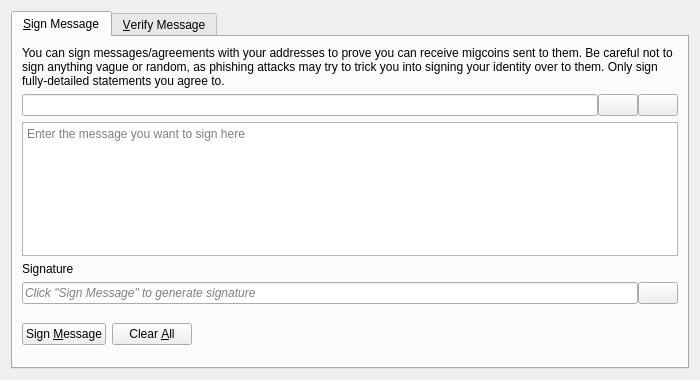
<?xml version="1.0" encoding="UTF-8"?>
<ui version="4.0">
 <class>SignVerifyMessageDialog</class>
 <widget class="QDialog" name="SignVerifyMessageDialog">
  <property name="geometry">
   <rect>
    <x>0</x>
    <y>0</y>
    <width>700</width>
    <height>380</height>
   </rect>
  </property>
  <property name="windowTitle">
   <string>Signatures - Sign / Verify a Message</string>
  </property>
  <property name="modal">
   <bool>true</bool>
  </property>
  <layout class="QVBoxLayout" name="verticalLayout">
   <item>
    <widget class="QTabWidget" name="tabWidget">
     <property name="currentIndex">
      <number>0</number>
     </property>
     <widget class="QWidget" name="tabSignMessage">
      <attribute name="title">
       <string>&amp;Sign Message</string>
      </attribute>
      <layout class="QVBoxLayout" name="verticalLayout_SM">
       <item>
        <widget class="QLabel" name="infoLabel_SM">
         <property name="text">
          <string>You can sign messages/agreements with your addresses to prove you can receive migcoins sent to them. Be careful not to sign anything vague or random, as phishing attacks may try to trick you into signing your identity over to them. Only sign fully-detailed statements you agree to.</string>
         </property>
         <property name="textFormat">
          <enum>Qt::PlainText</enum>
         </property>
         <property name="wordWrap">
          <bool>true</bool>
         </property>
        </widget>
       </item>
       <item>
        <layout class="QHBoxLayout" name="horizontalLayout_1_SM">
         <property name="spacing">
          <number>0</number>
         </property>
         <item>
          <widget class="QValidatedLineEdit" name="addressIn_SM">
           <property name="toolTip">
            <string>The Migcoin address to sign the message with</string>
           </property>
          </widget>
         </item>
         <item>
          <widget class="QPushButton" name="addressBookButton_SM">
           <property name="toolTip">
            <string>Choose previously used address</string>
           </property>
           <property name="text">
            <string/>
           </property>
           <property name="icon">
            <iconset resource="../migcoin.qrc">
             <normaloff>:/icons/address-book</normaloff>:/icons/address-book</iconset>
           </property>
           <property name="shortcut">
            <string>Alt+A</string>
           </property>
           <property name="autoDefault">
            <bool>false</bool>
           </property>
          </widget>
         </item>
         <item>
          <widget class="QPushButton" name="pasteButton_SM">
           <property name="toolTip">
            <string>Paste address from clipboard</string>
           </property>
           <property name="text">
            <string/>
           </property>
           <property name="icon">
            <iconset resource="../migcoin.qrc">
             <normaloff>:/icons/editpaste</normaloff>:/icons/editpaste</iconset>
           </property>
           <property name="shortcut">
            <string>Alt+P</string>
           </property>
           <property name="autoDefault">
            <bool>false</bool>
           </property>
          </widget>
         </item>
        </layout>
       </item>
       <item>
        <widget class="QPlainTextEdit" name="messageIn_SM">
         <property name="toolTip">
          <string>Enter the message you want to sign here</string>
         </property>
         <property name="placeholderText">
          <string>Enter the message you want to sign here</string>
         </property>
        </widget>
       </item>
       <item>
        <widget class="QLabel" name="signatureLabel_SM">
         <property name="text">
          <string>Signature</string>
         </property>
         <property name="textFormat">
          <enum>Qt::PlainText</enum>
         </property>
        </widget>
       </item>
       <item>
        <layout class="QHBoxLayout" name="horizontalLayout_2_SM">
         <property name="spacing">
          <number>0</number>
         </property>
         <item>
          <widget class="QLineEdit" name="signatureOut_SM">
           <property name="placeholderText">
            <string>Click "Sign Message" to generate signature</string>
           </property>
           <property name="font">
            <font>
             <italic>true</italic>
            </font>
           </property>
           <property name="readOnly">
            <bool>true</bool>
           </property>
          </widget>
         </item>
         <item>
          <widget class="QPushButton" name="copySignatureButton_SM">
           <property name="toolTip">
            <string>Copy the current signature to the system clipboard</string>
           </property>
           <property name="text">
            <string/>
           </property>
           <property name="icon">
            <iconset resource="../migcoin.qrc">
             <normaloff>:/icons/editcopy</normaloff>:/icons/editcopy</iconset>
           </property>
           <property name="autoDefault">
            <bool>false</bool>
           </property>
          </widget>
         </item>
        </layout>
       </item>
       <item>
        <layout class="QHBoxLayout" name="horizontalLayout_3_SM">
         <item>
          <widget class="QPushButton" name="signMessageButton_SM">
           <property name="toolTip">
            <string>Sign the message to prove you own this Migcoin address</string>
           </property>
           <property name="text">
            <string>Sign &amp;Message</string>
           </property>
           <property name="icon">
            <iconset resource="../migcoin.qrc">
             <normaloff>:/icons/edit</normaloff>:/icons/edit</iconset>
           </property>
           <property name="autoDefault">
            <bool>false</bool>
           </property>
          </widget>
         </item>
         <item>
          <widget class="QPushButton" name="clearButton_SM">
           <property name="toolTip">
            <string>Reset all sign message fields</string>
           </property>
           <property name="text">
            <string>Clear &amp;All</string>
           </property>
           <property name="icon">
            <iconset resource="../migcoin.qrc">
             <normaloff>:/icons/remove</normaloff>:/icons/remove</iconset>
           </property>
           <property name="autoDefault">
            <bool>false</bool>
           </property>
          </widget>
         </item>
         <item>
          <spacer name="horizontalSpacer_1_SM">
           <property name="orientation">
            <enum>Qt::Horizontal</enum>
           </property>
           <property name="sizeHint" stdset="0">
            <size>
             <width>40</width>
             <height>48</height>
            </size>
           </property>
          </spacer>
         </item>
         <item>
          <widget class="QLabel" name="statusLabel_SM">
           <property name="font">
            <font>
             <weight>75</weight>
             <bold>true</bold>
            </font>
           </property>
           <property name="text">
            <string/>
           </property>
           <property name="wordWrap">
            <bool>true</bool>
           </property>
          </widget>
         </item>
         <item>
          <spacer name="horizontalSpacer_2_SM">
           <property name="orientation">
            <enum>Qt::Horizontal</enum>
           </property>
           <property name="sizeHint" stdset="0">
            <size>
             <width>40</width>
             <height>48</height>
            </size>
           </property>
          </spacer>
         </item>
        </layout>
       </item>
      </layout>
     </widget>
     <widget class="QWidget" name="tabVerifyMessage">
      <attribute name="title">
       <string>&amp;Verify Message</string>
      </attribute>
      <layout class="QVBoxLayout" name="verticalLayout_VM">
       <item>
        <widget class="QLabel" name="infoLabel_VM">
         <property name="text">
          <string>Enter the receiver's address, message (ensure you copy line breaks, spaces, tabs, etc. exactly) and signature below to verify the message. Be careful not to read more into the signature than what is in the signed message itself, to avoid being tricked by a man-in-the-middle attack. Note that this only proves the signing party receives with the address, it cannot prove sendership of any transaction!</string>
         </property>
         <property name="textFormat">
          <enum>Qt::PlainText</enum>
         </property>
         <property name="alignment">
          <set>Qt::AlignLeading|Qt::AlignLeft|Qt::AlignTop</set>
         </property>
         <property name="wordWrap">
          <bool>true</bool>
         </property>
        </widget>
       </item>
       <item>
        <layout class="QHBoxLayout" name="horizontalLayout_1_VM">
         <property name="spacing">
          <number>0</number>
         </property>
         <item>
          <widget class="QValidatedLineEdit" name="addressIn_VM">
           <property name="toolTip">
            <string>The Migcoin address the message was signed with</string>
           </property>
          </widget>
         </item>
         <item>
          <widget class="QPushButton" name="addressBookButton_VM">
           <property name="toolTip">
            <string>Choose previously used address</string>
           </property>
           <property name="text">
            <string/>
           </property>
           <property name="icon">
            <iconset resource="../migcoin.qrc">
             <normaloff>:/icons/address-book</normaloff>:/icons/address-book</iconset>
           </property>
           <property name="shortcut">
            <string>Alt+A</string>
           </property>
           <property name="autoDefault">
            <bool>false</bool>
           </property>
          </widget>
         </item>
        </layout>
       </item>
       <item>
        <widget class="QPlainTextEdit" name="messageIn_VM">
          <property name="toolTip">
            <string>The signed message to verify</string>
          </property>
          <property name="placeholderText">
            <string>The signed message to verify</string>
          </property>
        </widget>
       </item>
       <item>
        <widget class="QValidatedLineEdit" name="signatureIn_VM">
          <property name="toolTip">
            <string>The signature given when the message was signed</string>
          </property>
          <property name="placeholderText">
            <string>The signature given when the message was signed</string>
          </property>
        </widget>
       </item>
       <item>
        <layout class="QHBoxLayout" name="horizontalLayout_2_VM">
         <item>
          <widget class="QPushButton" name="verifyMessageButton_VM">
           <property name="toolTip">
            <string>Verify the message to ensure it was signed with the specified Migcoin address</string>
           </property>
           <property name="text">
            <string>Verify &amp;Message</string>
           </property>
           <property name="icon">
            <iconset resource="../migcoin.qrc">
             <normaloff>:/icons/transaction_0</normaloff>:/icons/transaction_0</iconset>
           </property>
           <property name="autoDefault">
            <bool>false</bool>
           </property>
          </widget>
         </item>
         <item>
          <widget class="QPushButton" name="clearButton_VM">
           <property name="toolTip">
            <string>Reset all verify message fields</string>
           </property>
           <property name="text">
            <string>Clear &amp;All</string>
           </property>
           <property name="icon">
            <iconset resource="../migcoin.qrc">
             <normaloff>:/icons/remove</normaloff>:/icons/remove</iconset>
           </property>
           <property name="autoDefault">
            <bool>false</bool>
           </property>
          </widget>
         </item>
         <item>
          <spacer name="horizontalSpacer_1_VM">
           <property name="orientation">
            <enum>Qt::Horizontal</enum>
           </property>
           <property name="sizeHint" stdset="0">
            <size>
             <width>40</width>
             <height>48</height>
            </size>
           </property>
          </spacer>
         </item>
         <item>
          <widget class="QLabel" name="statusLabel_VM">
           <property name="font">
            <font>
             <weight>75</weight>
             <bold>true</bold>
            </font>
           </property>
           <property name="text">
            <string/>
           </property>
           <property name="wordWrap">
            <bool>true</bool>
           </property>
          </widget>
         </item>
         <item>
          <spacer name="horizontalSpacer_2_VM">
           <property name="orientation">
            <enum>Qt::Horizontal</enum>
           </property>
           <property name="sizeHint" stdset="0">
            <size>
             <width>40</width>
             <height>48</height>
            </size>
           </property>
          </spacer>
         </item>
        </layout>
       </item>
      </layout>
     </widget>
    </widget>
   </item>
  </layout>
 </widget>
 <customwidgets>
  <customwidget>
   <class>QValidatedLineEdit</class>
   <extends>QLineEdit</extends>
   <header>qt/qvalidatedlineedit.h</header>
  </customwidget>
 </customwidgets>
 <resources>
  <include location="../migcoin.qrc"/>
 </resources>
 <connections/>
</ui>
